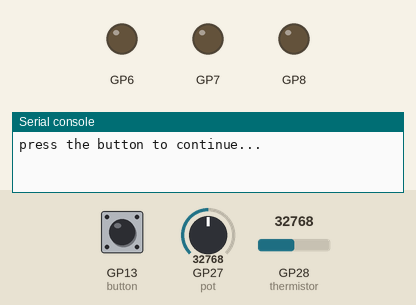
Recording of a program running on a simulated Raspberry Pi Pico running MicroPython. On the bench: output pins drawn as LEDs (lit = HIGH), the last lines printed to the serial console. Inputs (shaded band) come from the test bench; at power-on: GP13 (button) HIGH, GP27 (pot) = 32768, GP28 (thermistor) = 32768 (analog values on the 0–65535 scale).

Above: at 5.0 s.
5.1 s: GP13 (button) pulled LOW for 0.15 s
At 5.5 s:
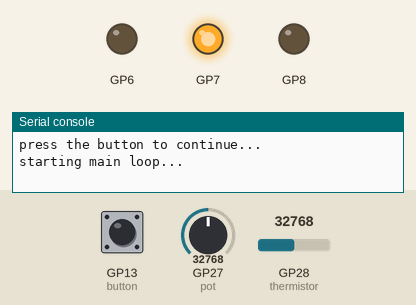
8.2 s: GP27 (pot) set to 31664
At 9.4 s:
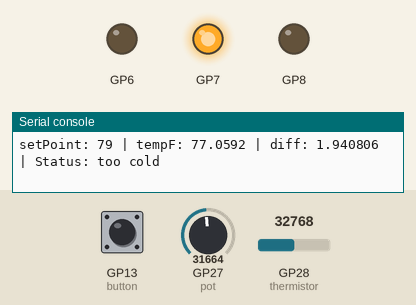
9.7 s: GP28 (thermistor) set to 31808
11.2 s: GP28 (thermistor) set to 30160
At 11.6 s:
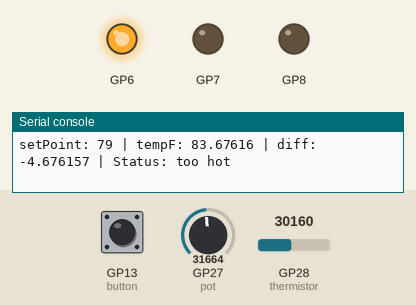
12.7 s: GP28 (thermistor) set to 32767
At 13.3 s:
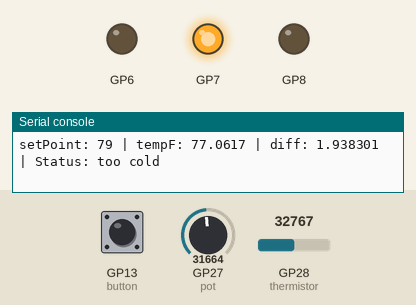
14.2 s: GP28 (thermistor) set to 19660
At 14.9 s:
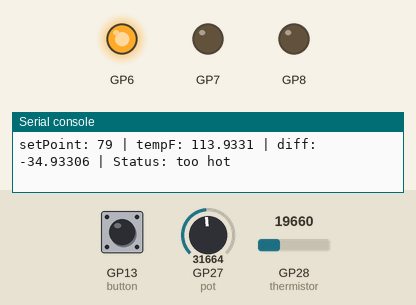
Timing chart, 0 to 16.7 s (numbered marks = the images above; inputs shaded):
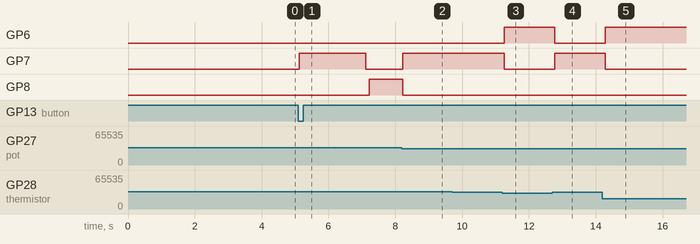

Measured:
- the behaviour switches between 31216 and 31200 on GP28 (thermistor) (found by bisection; images 2 and 3)
- after the input at 5.1 s, GP7: LOW → HIGH at once, → LOW 2.0 s later; GP8: LOW → HIGH after 2.1 s
- after the input at 8.2 s, GP7: LOW → HIGH at once; GP8: HIGH → LOW at once
- after the input at 11.2 s, GP6: LOW → HIGH after 0.06 s; GP7: HIGH → LOW after 0.06 s
- after the input at 12.7 s, GP6: HIGH → LOW after 0.07 s; GP7: LOW → HIGH after 0.07 s
- after the input at 14.2 s, GP6: LOW → HIGH after 0.09 s; GP7: HIGH → LOW after 0.09 s

The program:

firstTest.py
```python
from picozero import RGBLED, Button
from time import sleep
from machine import ADC
from math import log

led = RGBLED(6, 7, 8)
pot = ADC(27)
thermistor = ADC(28)
button = Button(13)
vIn = 3.3
resistorOne = 10000

# steinhart constants
A = 1.129e-3
B = 2.341e-4
C = 8.767e-8


def getTempC(thermistor, vIn, resistor, A, B, C):
    adcValue = thermistor.read_u16()
    vOut = (vIn / 65535) * adcValue
    Rt = (vOut * resistor) / (vIn - vOut)
    tempK = 1 / (A + (B * log(Rt)) + (C * pow(log(Rt), 3)))
    tempC = tempK - 273.15
    return tempC

def getTempF(tempC):
    tempF = ((tempC * (9 / 5)) + 32)
    return tempF


readyState = button.value
print("press the button to continue...")
sleep(2)

while not readyState:
    if button.value == True:
        readyState = True
        led.color = (0, 255, 0)
        print("starting main loop...")
        sleep(2)
        led.toggle()

    sleep(.1)


while True:
    tempF = getTempF(getTempC(thermistor, vIn, resistorOne, A, B, C))
    potValue = pot.read_u16()
    setPoint = int((potValue * (40 / 65535) + 60))

    minTemp = setPoint - 2
    maxTemp = setPoint + 2

    if minTemp <= tempF <= maxTemp:
        led.color = (0, 255, 0)
    elif tempF > maxTemp:
        led.color = (255, 0, 0)
    elif tempF < minTemp:
        led.color = (0, 0, 255)

    feeling = setPoint - tempF
    if feeling == 0:
        status = "just right"
    elif feeling > 0:
        status = "too cold"
    elif feeling < 0:
        status = "too hot"

    print(f"setPoint: {setPoint} | tempF: {tempF} | diff: {setPoint - tempF} | Status: {status}")
    sleep(.1)
```
